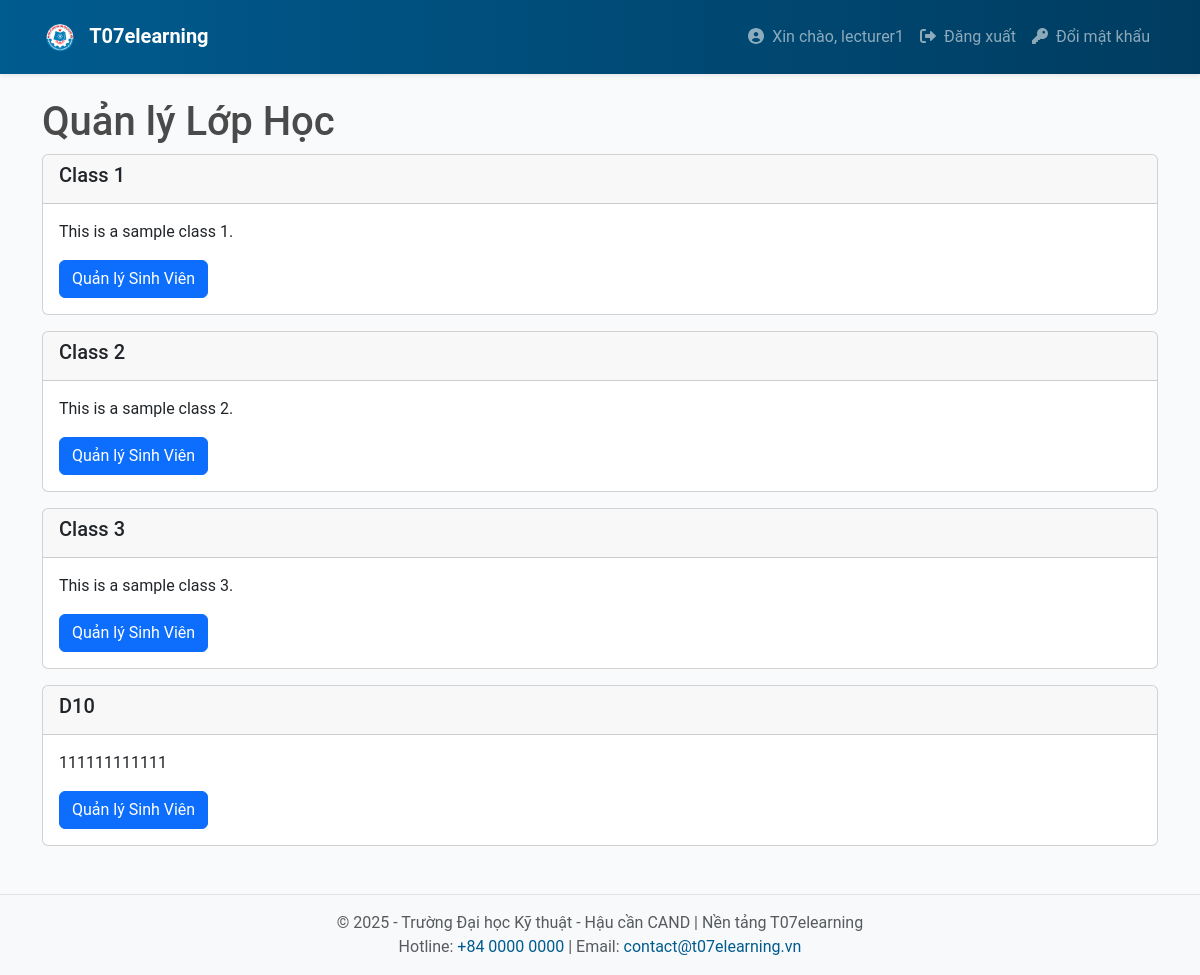
Before: /lecturer/dashboard (signed in) with the older database file.
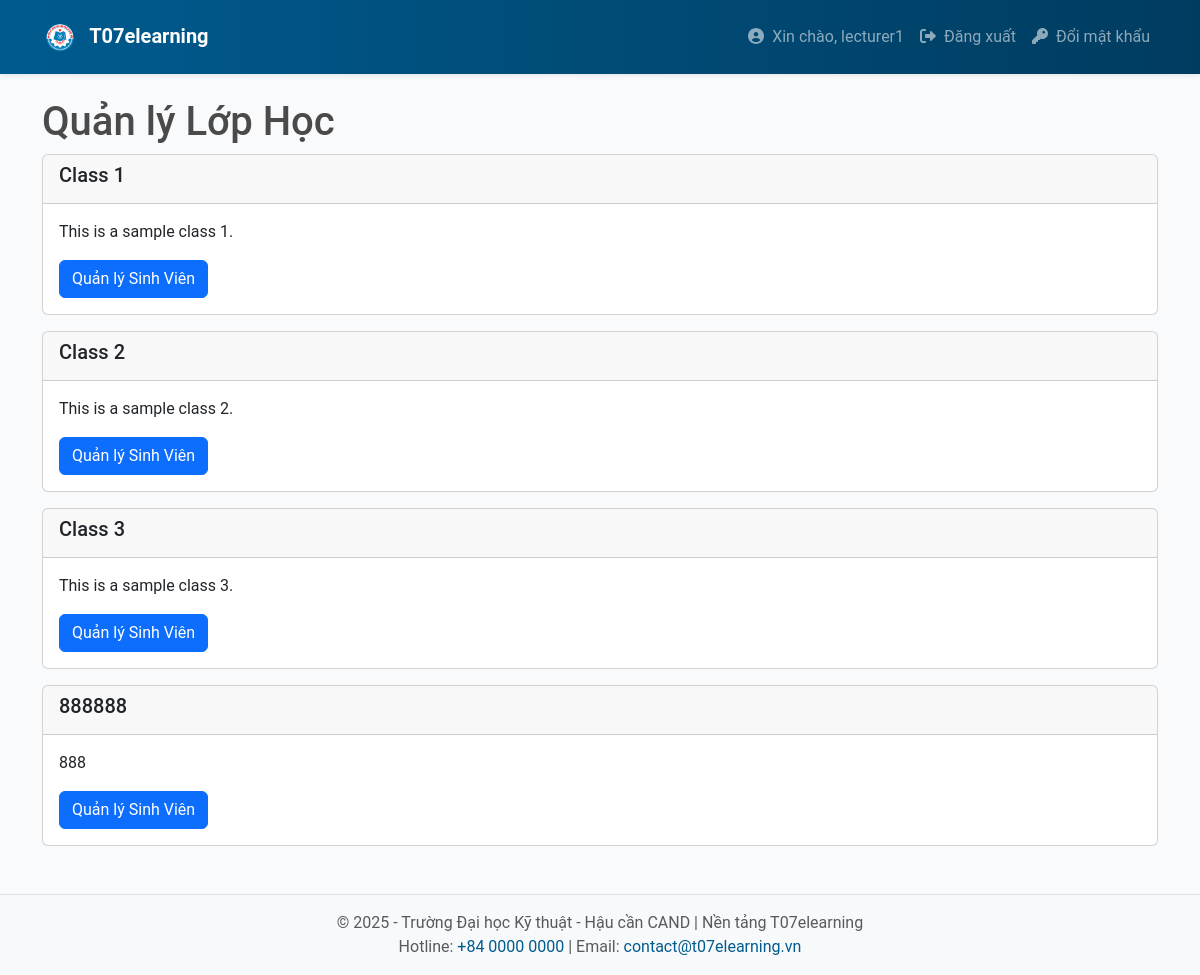
After: the same page with the newer database file.
### app/models.py (models this page shows, shortened)
class User(UserMixin, db.Model):
    __tablename__ = 'users'
    id = db.Column(db.Integer, primary_key=True)
    username = db.Column(db.String(64), unique=True, nullable=False)
    email = db.Column(db.String(120), unique=True, nullable=False)
    password_hash = db.Column(db.String(128), nullable=False)
    registered_on = db.Column(db.DateTime, default=datetime.utcnow)
    last_seen = db.Column(db.DateTime, default=datetime.utcnow, onupdate=datetime.utcnow)
    roles = db.relationship('Role', secondary='user_roles', back_populates='users')
    courses = db.relationship('Course', backref='lecturer', lazy='dynamic')
    enrollments = db.relationship('Enrollment', backref='student', lazy='dynamic')
    submissions = db.relationship('Submission', backref='student', lazy='dynamic')
    notifications = db.relationship('Notification', backref='user', lazy='dynamic')
    def is_lecturer(self):
        return any(role.name == 'lecturer' for role in self.roles)

class Class(db.Model):
    __tablename__ = 'classes'
    id = db.Column(db.Integer, primary_key=True)
    name = db.Column(db.String(128), nullable=False)
    description = db.Column(db.Text, nullable=True)
    created_on = db.Column(db.DateTime, default=datetime.utcnow)
    enrollments = db.relationship('Enrollment', back_populates='class_')
    assignments = db.relationship('Assignment', backref='class', lazy='dynamic')

### app/lecturer/routes.py (the view)
@bp.route('/dashboard', methods=['GET', 'POST'])
@login_required
def dashboard():
    if not current_user.is_lecturer():
        flash('Bạn không có quyền truy cập trang này.')
        return redirect(url_for('main.index'))
    classes = Class.query.all()
    return render_template('lecturer/dashboard.html', classes=classes)

### app/templates/lecturer/dashboard.html
{% extends "base.html" %}
{% block content %}
<h1>Quản lý Lớp Học</h1>
{% for class_ in classes %}
<div class="card mb-3">
    <div class="card-header">
        <h5>{{ class_.name }}</h5>
    </div>
    <div class="card-body">
        <p>{{ class_.description }}</p>
        <a href="{{ url_for('lecturer.manage_class', class_id=class_.id) }}" class="btn btn-primary">Quản lý Sinh Viên</a>
    </div>
</div>
{% endfor %}
{% endblock %}

### app/templates/base.html (shortened to what this page needs)
<!DOCTYPE html>
<html lang="vi">
  <head>
    <link
      rel="stylesheet"
      href="https://cdn.jsdelivr.net/npm/bootstrap@5.3.0/dist/css/bootstrap.min.css"
    />
    <link
      rel="stylesheet"
      href="{{ url_for('static', filename='css/main.css') }}"
    />
  </head>
  <body>
    <nav class="navbar navbar-expand-lg navbar-dark bg-t07 py-3 shadow-sm">
      <div class="container">
        <a class="navbar-brand fw-bold" href="{{ url_for('main.index') }}">
          <img
            src="{{ url_for('static', filename='images/logo.png') }}"
            alt="T07 Logo"
            height="30"
            class="me-2"
          />
          T07elearning
        </a>
        <div class="collapse navbar-collapse" id="mainNav">
          <ul class="navbar-nav ms-auto">
            {% if current_user.is_authenticated %}
            <li class="nav-item">
              <a class="nav-link" href="#">
                <i class="fas fa-user-circle me-1"></i> Xin chào, {{
                current_user.username }}
              </a>
            </li>
            <li class="nav-item">
              <a class="nav-link" href="{{ url_for('auth.logout') }}">
                <i class="fas fa-sign-out-alt me-1"></i> Đăng xuất
              </a>
            </li>
            <li class="nav-item">
              <a class="nav-link" href="{{ url_for('auth.change_password') }}">
                <i class="fas fa-key me-1"></i> Đổi mật khẩu
              </a>
            </li>
              {% endif %}
          </ul>
        </div>
      </div>
    </nav>
    <div class="container my-4">{% block content %} {% endblock %}</div>
    <footer class="bg-light py-3 footer-t07 mt-5">
      <div class="container text-center text-muted">
        <p class="mb-0">
          &copy; 2025 - Trường Đại học Kỹ thuật - Hậu cần CAND | Nền tảng
          T07elearning
        </p>
        <p class="mb-0">
          Hotline: <a href="tel:+8400000000">+84 0000 0000</a> | Email:
          <a href="mailto:contact@t07elearning.vn">contact@t07elearning.vn</a>
        </p>
      </div>
    </footer>
  </body>
</html>

### app/static/css/main.css (style rules this page uses)
* { box-sizing: border-box; }
body { font-family: "Roboto", sans-serif; background-color: #f9fafc; color: #4a4a4a; }
.bg-t07 { background: linear-gradient(90deg, #005b8f 0%, #003c60 100%); }
.footer-t07 { border-top: 1px solid #e2e2e2; }
.footer-t07 a { color: #005b8f; text-decoration: none; }

Changed rows visible on the page:
removed Class: name "D10", description "111111111111"
added Class: name "888888", description "888"
